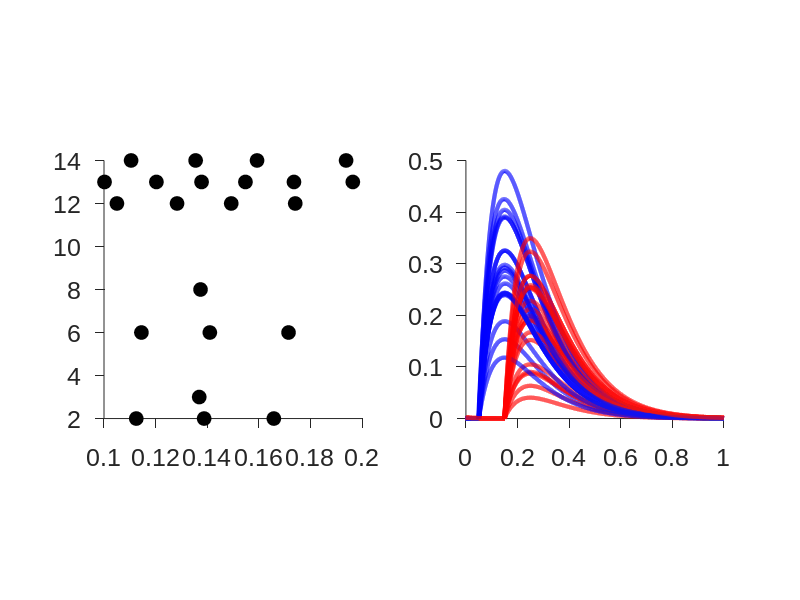

Reproduce this figure in MATLAB. (Note: this script raises an error after producing the figure.)

%% PARAMETER SETUP
% membrane constants
tau = 0.020;
R = 3e7;

% resting potential
E = -0.070;
Ee = 0.060;
Ei = -0.080;

% threshold for a spike
theta = -0.040;
% change in time - window
dt = 0.0001; %should be less than tau
% total milliseconds to run for
T = 1.00;
% total number of steps
no_steps = round(T ./ dt);
% time - for plotting
time = linspace(0, T, no_steps + 1);

NumTrials  = 20;

tauE = 10;
tauI = 10;

varE = [5,10,50,100,500,1000];
varI = [5,10,50,100,500,1000];

plotFlag = 1;

for run = 1
    fprintf('Run #%d\n',run);
    %%
    for v = 1
        for w = 1
            
            JitterInh = fix( random('Normal', 1500, varI(2), 1,NumTrials) );
            JitterExc = fix( random('Normal', 500, varE(2),1,NumTrials) );

            AmpInh    =  abs( random('Normal',0.05, 0.03, 1,NumTrials) );
            AmpExc    =  abs( random('Normal',0.1, 0.03, 1,NumTrials) );
            %%
            
            for trial = 1:NumTrials
                
                Spike{trial} = [];
                % voltage matrix
                V = zeros(1, no_steps + 1);
                % initial voltage of membrane - put at rest
                V(1) = -0.07;
                
                % time since last spike
                t_spike = 0;
                % absolute refactory period
                arp = 0.01; %this being 0.02 doesn't work.
                % total number of spikes
                no_spikes = 0;
                
                ge = (tauE.^2).*(time).*exp(-tauE.*(time));
                ge = AmpExc(trial).*ge;
                
                gi = (tauI.^2).*(time).*exp(-tauI.*(time));
                gi = AmpInh(trial).*gi;
                
                gi = circshift( gi,[1,JitterInh(trial)]);
                ge = circshift( ge,[1,JitterExc(trial)]);
                
                for i = 1:no_steps
                    
                    % update without noise
                    dV     = (dt/tau).*( (E-V(i)) + (Ee-V(i)).*ge(i) + (Ei-V(i)).*gi(i) );
                    V(i+1) = V(i) + dV;
                    
                    % Spiking mechanism ...................................................
                    if (V(i+1) > theta)
                        if no_spikes>0
                            % check we're not in absolute refac period
                            if (time(i)>=(t_spike+arp))
                                % reset voltage
                                V(i+1) = E;
                                % Eleni's trick of making spikes look nice
                                V(i) = -0;
                                % record spike
                                t_spike = time(i);
                                % increment spike count
                                no_spikes = no_spikes+1;
                                Spike{trial} = [Spike{trial}, t_spike];
                            end
                        else
                            % no spikes yet - no need to check
                            V(i+1) = E;
                            % Eleni's trick of making spikes look nice
                            V(i) = -0;
                            % record spike
                            t_spike = time(i);
                            Spike{trial} = [Spike{trial}, t_spike];
                            % increment spike count
                            no_spikes = no_spikes+1;
                        end
                    end;
                end;
                if plotFlag
                    figure(v);
                    subplot(1,2,2);
                    plot( time, ge,'b','linewidth',3); hold on;
                    plot( time, gi,'r','linewidth',3); hold on;
                    axis square; box off;
                    set(gca,'fontsize',18,'fontname','arial','tickdir','out','ticklength',[0.02,0.04],'yaxislocation','left')
                end;
            end;
            
            
            if plotFlag
                for trial = 1:NumTrials
                    figure(v); set(gcf,'color','w')
                    subplot(1,2,1);
                    for n = 1 : size(Spike{trial},2)
                        plot( Spike{trial}(n), trial, 'o','markersize',10,'markerfacecolor','k','markeredgecolor','k');
                        hold on;
                        axis square; box off;
                        set(gca,'fontsize',18,'fontname','arial','tickdir','out','ticklength',[0.02,0.04],'yaxislocation','left')
                    end;
                end;
            end;
            
            indx = find(~cellfun(@isempty,Spike));
            ct = 0;
            for trial = indx
                ct = ct+1;
                STJitter(ct) = abs( Spike{trial}(1) - Spike{indx(1)}(1) );
            end;
            
            [Reliab(run,v,w), ~] = computeModelRel(Spike,time);
            AveJitter(v) = mean(STJitter(2:end));
            
        end;
    end;
end;

%%
figure(1); set(gcf,'color','w');
R = squeeze(Reliab);
stdshadenew( (varI), mean(R,1), std(R,1)./sqrt(15),1,'b')
axis square; box off;
set(gca,'fontsize',18,'fontname','arial','tickdir','out','ticklength',[0.02,0.04]);



%         figure(300);
%         plot(varE, Reliab,'-o','markersize',12,'markerfacecolor','r','markeredgecolor','r');
%         hold on;
%         axis square; box off;
%         
%         Jitter(run,:) = AveJitter;